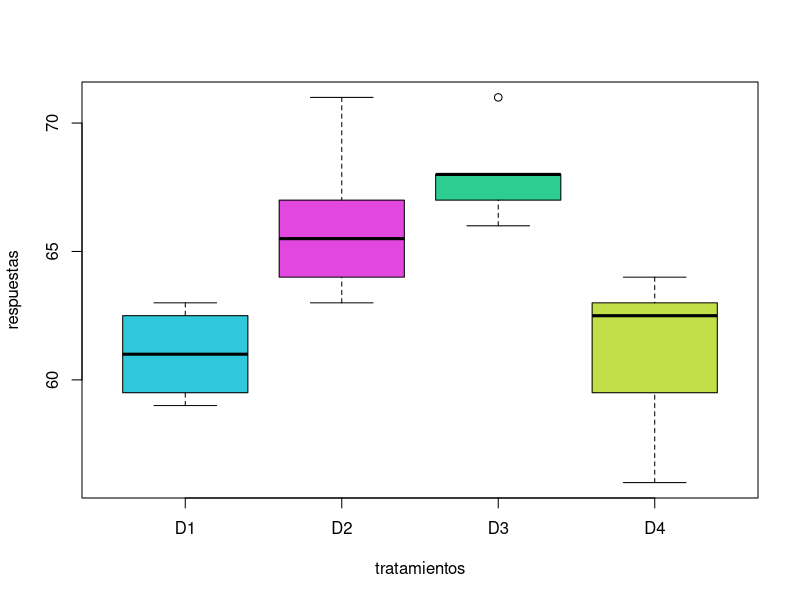
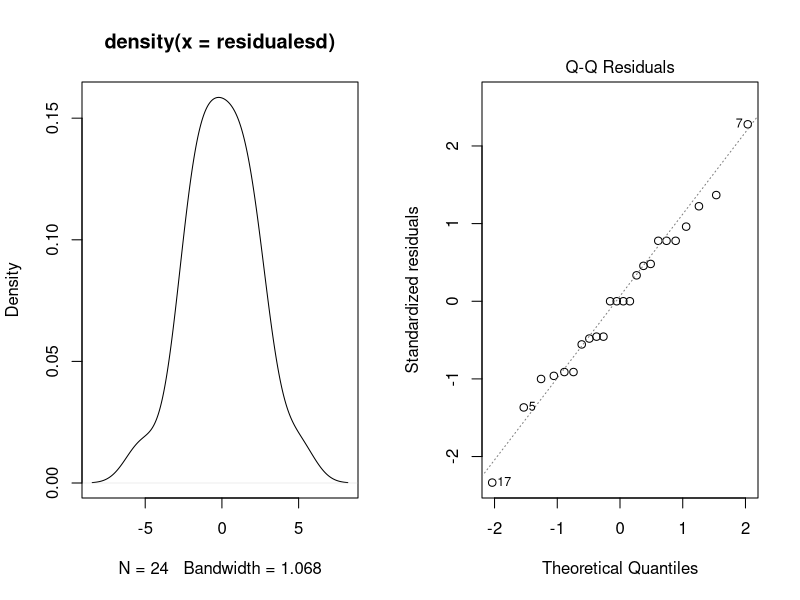
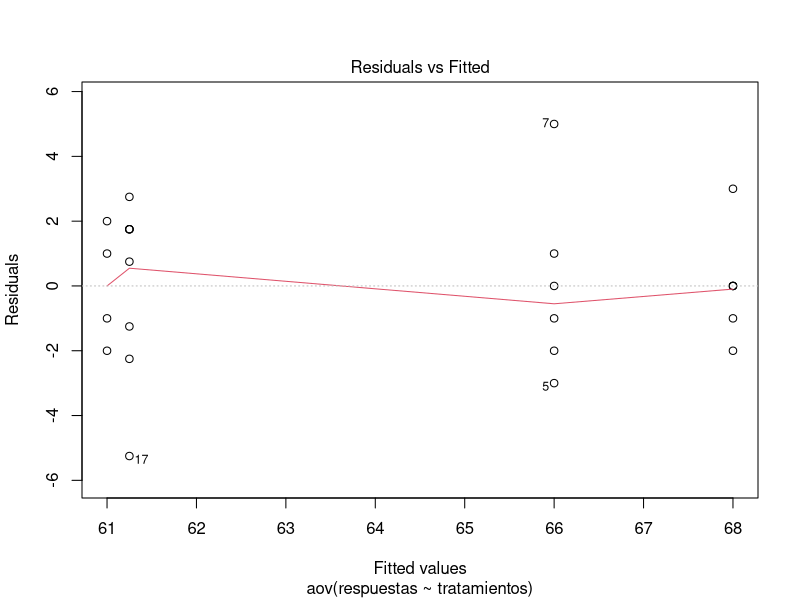
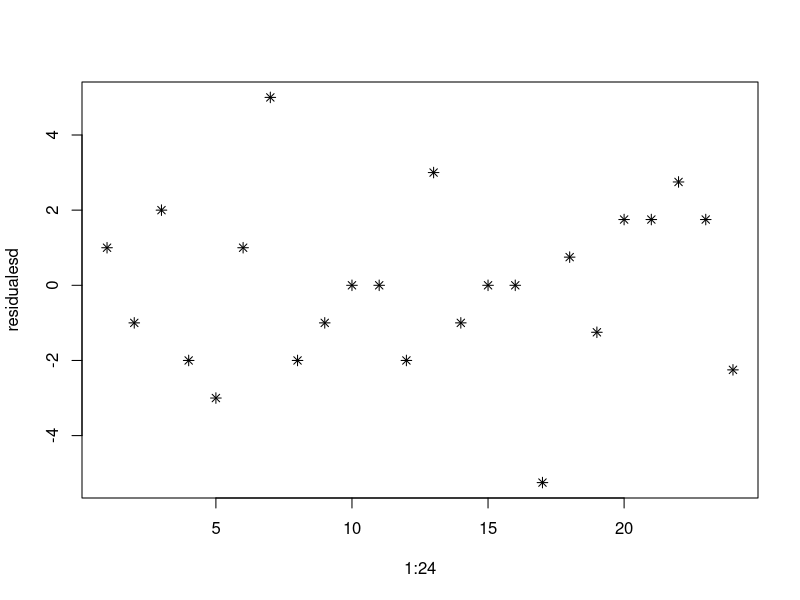

Reproduce these figures in R, in order.
#Para comparar cuatro dietas D 1 , D 2 , D 3 y D 4 , respecto a su influencia
#en el tiempo de coagulación de la sangre, se seleccionaron 24 animales y
#cada un recibió aleatoriamente una de las dietas. Los datos se muestran a
#continuación

#Hacer un diseño totalmente aleotarizado y Annova para comprobar hipotesis

# D1 = {61, 60, 63, 59} - 4 animales
# D2 = {63, 67, 71, 64, 65, 66} - 6 animales
# D3 = {68, 66, 71, 67, 68, 68} - 6 animales
# D4 = {56, 62, 60, 63, 63, 64, 63, 59} - 8 animales

#El diseño completamente aleorizado permite asignar de forma aleaotoria un tratamiento y evitar el sesgo de asignacion
#sesgo de asignacion.


tratamientos=rep(c("D1","D2","D3","D4"),c(4,6,6,8)) # c(4,6,6,8) indica el numero de animales que se aplico la dieta
tratamientos
#aplicando la funcion rep que sirve para repetir elementos de un vector por ejemplo D1 se repite 4 veces, D2 se repite 6 veces
#asi sucesivamente es decir obtenido un vector: "D1" "D1" "D1" "D1" "D2" "D2" "D2" "D2" "D2" "D2" "D3" "D3" 
# "D3" "D3" "D3" "D3" "D4" "D4" "D4" "D4" "D4" "D4" "D4" "D4" es cual se empareja con la variable respuesta

length(tratamientos) #Para indicar el numero de datos coompilados en la tablas, ademas para ver si el comando esta bien 

respuestas= c(62,60,63,59,
              63,67,71,64,65,66,
              68,66,71,67,68,68,
              56,62,60,63,63,64,63,59) #Los datos son separados para que se vean ordenados
length(respuestas)
datosdietas=data.frame(tratamientos,respuestas) #crear un marco de datos en una tabla donde se relaciona tratamientos y respuestas
datosdietas #ver en una tabla la relacion de datos de tratamientos y respuestas
attach(datosdietas) #Adjuntar datos al entorno de trabajo en R, esto hacer que la variable del marco de trabajo son accesibles por su
#nombre, estas variables se entiende como columnas para esta caso son las variable llamadas "tratamientos" y "respuestas"

boxplot(respuestas~tratamientos,data=datosdietas, col=c("#30C9DB","#E247E0","#2DCC90","#C2DE48")) #crear diagrama de caja
#que muestra la distribucion de datos en cuartiles
#como interpretar un boxplot

#La linea central representa la mediana, es decir el valor medio cuando los datos se ordenar de
#forma ascendente
#cuartiles - dividen los datos en 4 parte cada una con el 25%, donde debajo de la mediana de encuentra el cuartil uno que es el
#mediana de los datos debajo de la linea central
# ejemplo: datos = 3, 5, 6, 7, 9, 12 y 15 donde el cualtil 1 es 5 ya que es la mediana de los datos debajo de linea central (3, 5, 6)
#cuartil 2 es la linea central, cuartil 3 es la mediana de los datos arriba de linea central (9, 12, 15)

#informacion que nos da un boxplot: 1. identificación de la tendencia central y la dispersión  es decir ver donde se 
#concentran los datos y como se dispersan estos. 2. también permite identificar valores que estan fuera de la tendencia de los 
#datos, 3. comparación de distintos tratamientos y como se distribuye sus datos

#ANOVA - Analisis de Varianza es utilizada para evaluar si hay diferencias significativas de las medias
#entre varios grupos en esta caso son en las dietas como afectan el tiempo de coagulación, para esto se plantea
#dos hipotesis, la hipotesis nula donde no existen diferencias significativas de medias en los grupos y la hipotesis
#alternativa donde existen diferencias entre la medias de los grupos, al final obtenemos el valor F el cual nos indica si
#la variabilidad entre los grupos grupos es significativa respecto a la variabilidad dentro del grupo
# F = SSG/SSE donde SSG representa la variabilidad entre grupos (respecto a la media de todos los datos) y 
#SSE representa la variabilidad dentro del grupo (respecto a la media de cada grupo). Si F es alta
#esto quiere decir que la variabilidad es mayor entre grupos que dentro de estos
# La variabilidad se mide como la suma de cuadrados respecto a la media \[ SST = \sum_{i=1}^{n} (x_i - \bar{x})^2 \]

modelodietas=aov(respuestas~tratamientos,data=datosdietas)
summary(modelodietas)

#Hipotesis nula: no hay diferencias significativas entre las medias de los grupos es decir
#los tratamientos de dietas no afectan la coagulacion de la sangre



#SUPUESTOS -diagnosticos
residualesd=residuals(modelodietas) #calcula la diferencia entre el modelo de regresión y los datos reales 
# Residuo = datos real - datos predicho por la regresion el cual viene del ANOVA, esto sirve para saber si existe
#un distribucion normal en tal caso los residuos son pequeños y evaluar aleatoridad
residualesd

#Es prime supuesto que se va evaluar es Normalidad, esto se hara por medio de 
#graficos de densidad y Q-Q plot

#Gráficos
par(mfrow=c(1,2))#División plano: Esto permite mostrar en la ventana grafica los dos graficos
plot(density(residualesd)) #Este es primer grafico que se muestra y es la densidad de residuos esta debe ser
#de una forma de campana simetrica 
plot(modelodietas,which=2) #Grafico cuantil cuantil, which = 2 indica para evaluar la normalidad de los residuos
#para q-q plot, donde el eje y indica los residuos reales y eje x los residuos teoricos, si muchos puntos forman una
#linea recta en la diagonal entonces existe un distribución normal de los datos, pero en caso contrario formando por ejemplo 
#un arco, un tendencia exponencial hacia arriba no normalidad no es buena o no existe 
#(ver https://www.statology.org/qq-plot-interpretation/)


#Los graficos ayudan en la conclusión del anova, sin embargo hace falta una prueba de hipotesis
dev.off() #cerrar graficos creados para dejar limpio la seccion de graficos

#Prueba de normalidad
resultado_test <- shapiro.test(residualesd) #esta prueba nos devuelve un p valor para evaluar normalidad de un modelo anova
#para este caso la hipotesis nula es que la modelo tiene un distribucion normal 
#se acepta la hipotesis nula cuando p-valor es mayor que el nivel se significancia en caso contrario
#se rechaza la hipotesis nula y no existe normalidad

#obtener p-valor
p_valor <- resultado_test$p.value
p_valor

#vamos a ver si acepta o se rechaza la hipotesis nula

if(p_valor >= 0.05) {
  print("Se acepta la hipotesis nula, entonces existe normalidad en el modelo")
} else {
  print("Se rechaza la hipotesis nula, entonces no existe normalidad")
}

#para esta caso para aceptar la hipotesis de normalidad el p valor debe ser
#mayor al nivel de significancia es decir a 0.05  

#nivel de significancia es el umbral para aceptar o rechazar la hipotesis nula

#No rechazo H, acepto H la cual es que existe normalidad
#Hay normalidad ya que  p-value = 0.9582 es mayor al nivel de significancia 


#Supuesto de Homocedasticidad
#Gráfico
plot(modelodietas,which=1) #the argumento "which = 1" indica que se evaluara homocedasticidad
#El concepto de homocedasticidad es la suposicion donde los errores de un modelo estadistico es constante en la
#variable independiente, por ende no existen variaciones de errores en la variable independiente es decir se 
#tiene la mismo precision en las medidas
#Nos da la precision del modelo de normalidad, es decir que el modelo puede ser apto para tratar estos
#datos y que sus resultados sean viables y la conclusiones obtenidas por el modelo sean validas

#Ejemplos: si esta fabricando cintas metricas cada cinta metrica debe tener la misma precision para sus mediciones
#para asi tener cintas metricas se obtenga resultados confiables.

#Ejemplo: Imagina que quieres estimar con un modelo matematico cuanto tiempo te tomaria llegar en auto a tu destino
#si la viriabilidad de la estimaciones del modelo y la realidad es constante en cualquier punto entonces existe
#homocedasticidad y el modelo es confiable para predicir cuanto tiempo te llevara ir a un lugar pero si la variabilidad
#de estimaciones es variable en distintos puntos entonces el modelo no es confiable en sus prediciones


#No hay embudos, se debe observar un patron aleatorio y no en forma de embudo (cuando lo residuos se estrechan o se amplia a partir
#de aumento de valores), debe existir una distribucion homogenea de errores son patrones, los patrones indican sesgos
#embudos es cuando los residuos son mas pequeños en el centro y mas grande a los lados, esto indicaria
#que la variacion de residuos no es constante los cual viola la homocedasticidad, ya que idealmente
#debe hacer una distribucion uniforme y aleatoria esto indica que los errores son constantes pero si existe
#un patron entonces quiere decir que la variabilidad de errores no es constante y no hay homocedasticidad

#install.packages("car")

#Test de Bartlett
prueba_bartlett <- bartlett.test(respuestas~tratamientos,data=datosdietas) #mira varibilidad de los datos en sus varianzas de varios grupos
#de datos, aqui la hipotesis nula es que la varianza de los grupos son iguales, recordar que la varianza mide la dispersion de los 
#datos

#Si el valor p es mayor que el nivel de significancia (generalmente 0.05), no hay suficiente evidencia para rechazar la hipótesis nula. 
#Esto sugiere que las varianzas de los grupos son iguales y que se cumple la homocedasticidad en el análisis de regresión.

p_valor_b = prueba_bartlett$p.value

if(p_valor_b >= 0.05){
  print("Existe homocedasticidad, varianzas de los dietas similares")
} else {
  print("No existe homocedasticidad, varianzas son diferentes")
}

#p valor indica la probalidad de la hipotesis

#si el p valor es menor al nivel de significancia 0.05 entonces se rechaza la hipotesis nula y se considera que existe una diferencia
#significatica entre la varianza en caso contrario se acepta la hipotesis nula por lo cual se concluye las varianzas entre los 
#grupos son iguales

#Hay homocedasticidad, no rechazo H

#Independencia (Supuesto)
plot(1:24,residualesd,pch=8) #pch = 8 indica un marcador de puntos solidos
#Este codigo genera un grafico de dispersion para evaluar independencia de ANOVA, es decir 
#que la observacion realizada no esta afectada por otra observacion realizada en el analisis 
#se tiene que observar puntos aleatorios y no patrones para decir que existe independencia
#y asi ser valido el analisis de ANOVA, esto se hacer observando lo residuos 
#residuo = respuesta_observada - respuesta_predicha_modelo
#en esta caso es el modelo ANOVA que por medio de las medias piensa predecir los valores que se observara
#ademas de ver si las diferencias de medias son significativas

# ANOVA también evaluaría si las diferencias entre los puntajes promedio de los equipos son lo 
#suficientemente grandes como para ser consideradas significativas desde un punto de vista estadístico. 
#Esto se hace mediante la comparación de la variabilidad entre los grupos con la variabilidad dentro de los grupos.

#Interpretacion anova
#los tratamientos o las dietas si tienen efecto en la variable respuesta que es el tiempo de coagulación 
